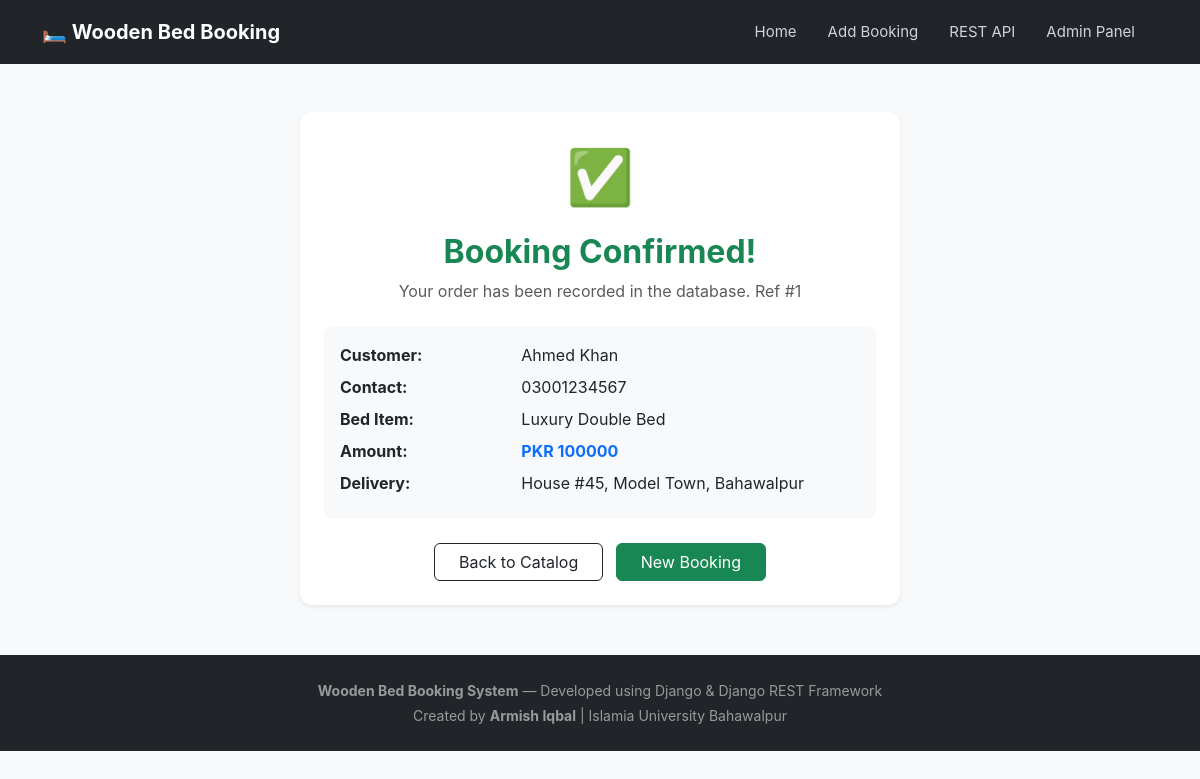
The page /booking/success/1/ on the database its author committed.
### RestApp/models.py (models this page shows, shortened)
class Booking(models.Model):
    customer_name = models.CharField(max_length=150)
    cell = models.CharField(max_length=30)
    day = models.CharField(max_length=50)
    time = models.CharField(max_length=50)
    bed_detail = models.CharField(max_length=200)
    total_amount = models.CharField(max_length=50)
    delivery_address = models.TextField()
    created_at = models.DateTimeField(auto_now_add=True)
    class Meta:
        verbose_name = "Bed booking"
        verbose_name_plural = "Bed bookings"

### RestApp/views.py (the view)
# urls.py: path('booking/success/<int:pk>/', views.booking_success_view, name='booking_success'),
def booking_success_view(request, pk):
    booking = get_object_or_404(Booking, pk=pk)
    return render(request, 'booking_success.html', {'booking': booking})

### templates/booking_success.html (shortened to what this page needs)
{% extends 'base.html' %}
{% block content %}
<div class="container my-5">
    <div class="card shadow-sm border-0 mx-auto" style="max-width: 600px; border-radius: 12px;">
        <div class="card-body p-4 text-center">
            <div class="mb-3 text-success" style="font-size: 54px;">✅</div>
            <h2 class="fw-bold text-success mb-2">Booking Confirmed!</h2>
            <p class="text-muted mb-4">Your order has been recorded in the database. Ref #{{ booking.id }}</p>
            <div class="bg-light p-3 rounded-3 text-start mb-4">
                <div class="row mb-2">
                    <div class="col-4 fw-bold">Customer:</div>
                    <div class="col-8">{{ booking.customer_name }}</div>
                </div>
                <div class="row mb-2">
                    <div class="col-4 fw-bold">Contact:</div>
                    <div class="col-8">{{ booking.cell }}</div>
                </div>
                <div class="row mb-2">
                    <div class="col-4 fw-bold">Bed Item:</div>
                    <div class="col-8">{{ booking.bed_detail }}</div>
                </div>
                <div class="row mb-2">
                    <div class="col-4 fw-bold">Amount:</div>
                    <div class="col-8 text-primary fw-bold">PKR {{ booking.total_amount }}</div>
                </div>
                <div class="row mb-2">
                    <div class="col-4 fw-bold">Delivery:</div>
                    <div class="col-8">{{ booking.delivery_address }}</div>
                </div>
            </div>
            <a href="{% url 'home' %}" class="btn btn-outline-dark px-4 me-2">Back to Catalog</a>
            <a href="{% url 'add_booking' %}" class="btn btn-success px-4">New Booking</a>
        </div>
    </div>
</div>
{% endblock %}

### templates/base.html (style rules this page uses)
body { font-family: -apple-system, BlinkMacSystemFont, "Segoe UI", Roboto, "Helvetica Neue", Arial, sans-serif; background-color: #f8f9fa; color: #333; }

### rows shown on the page
Booking: id "1", customer_name "Ahmed Khan", cell "03001234567", bed_detail "Luxury Double Bed", total_amount "100000", delivery_address "House #45, Model Town, Bahawalpur"
